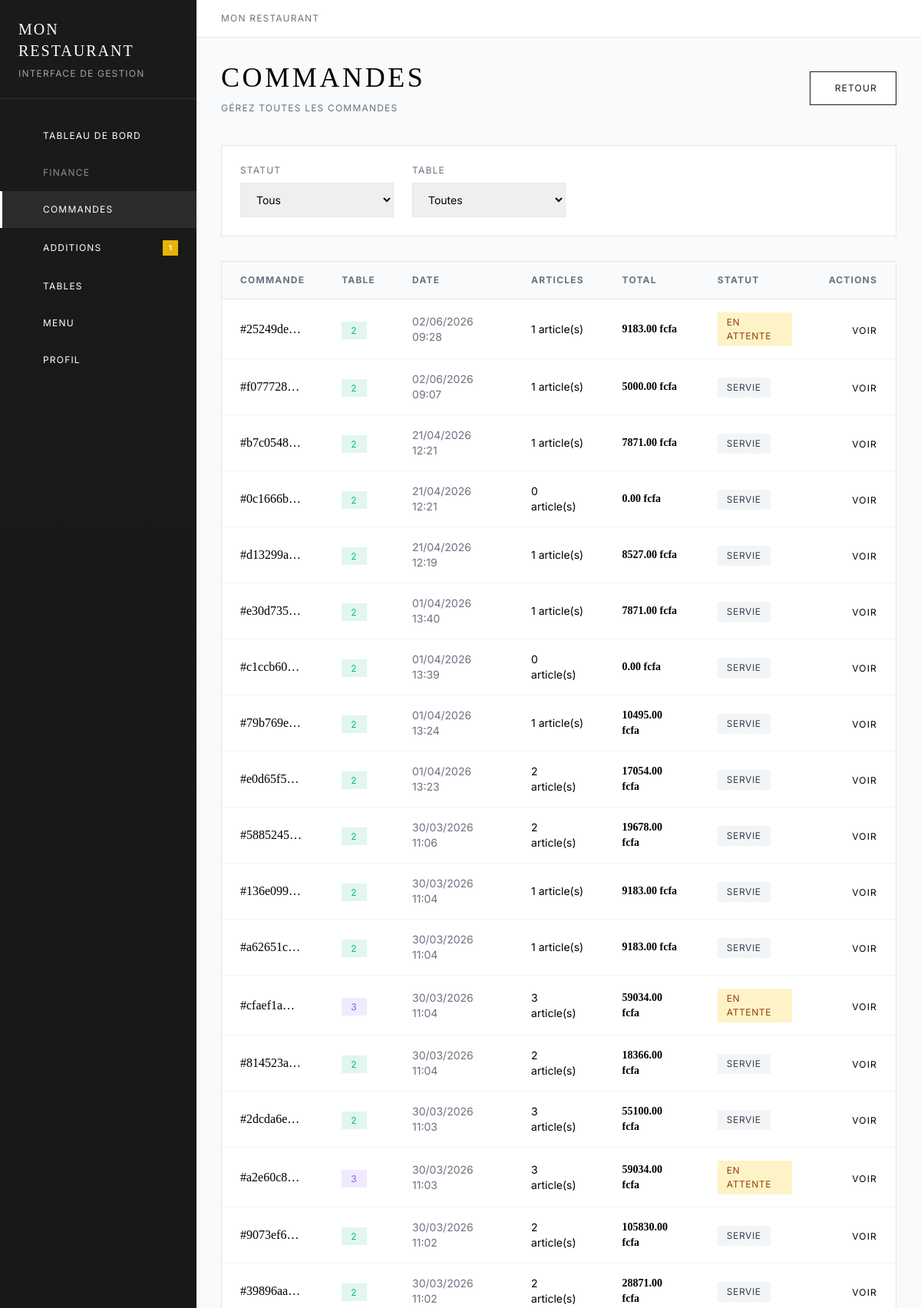
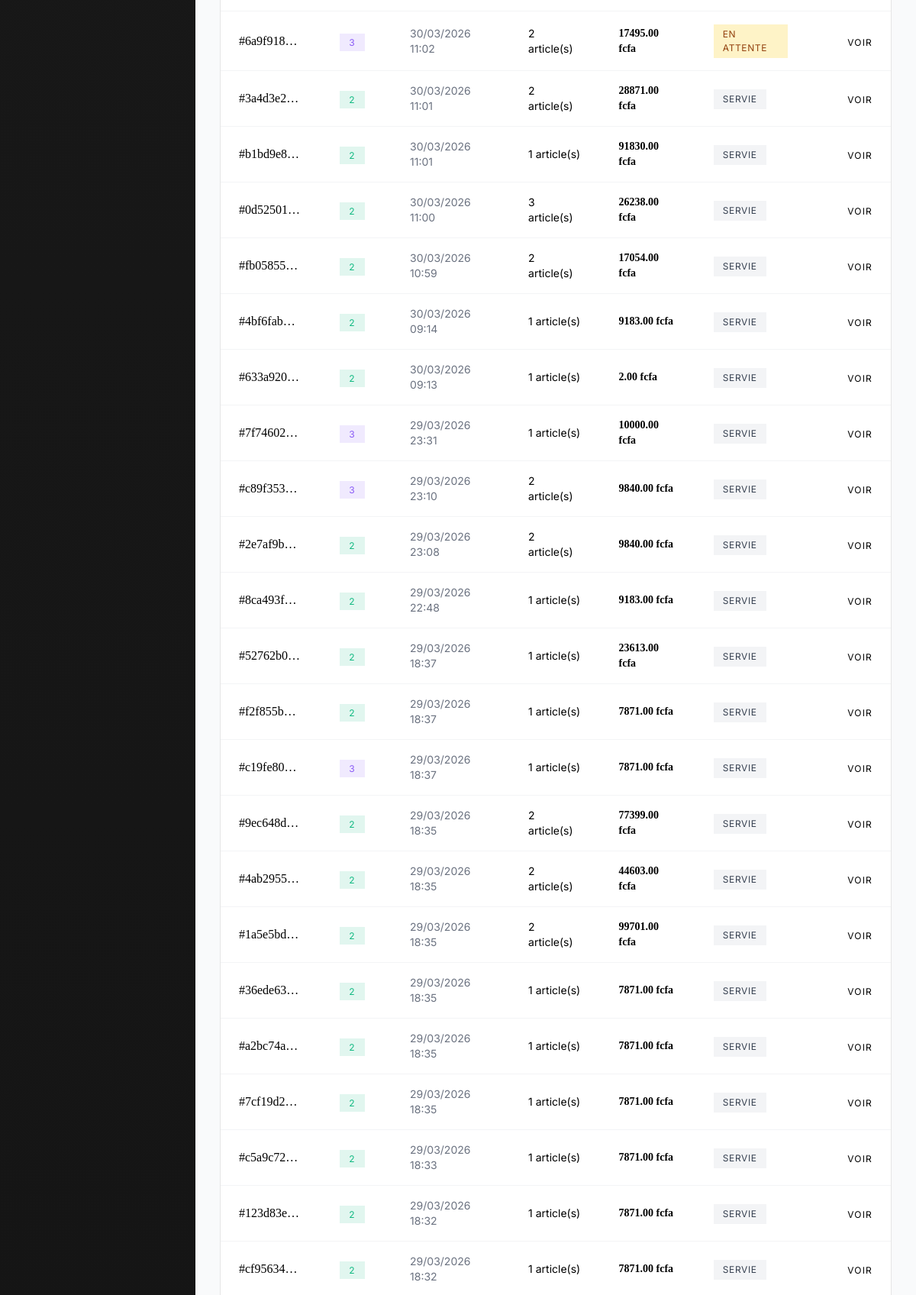
Screenshot of /staff/orders/ (signed in, upper part) with the database file from the repository (2 pictures, top to bottom).
### menu/models.py (models this page shows, shortened)
class Restaurant(models.Model):
    name = models.CharField(max_length=200, verbose_name="Nom du restaurant")
    slug = models.SlugField(unique=True, verbose_name="Identifiant URL")
    description = models.TextField(blank=True, verbose_name="Description")
    email = models.EmailField(blank=True, verbose_name="Email")
    phone = models.CharField(max_length=20, blank=True, verbose_name="Téléphone")
    website = models.URLField(blank=True, verbose_name="Site web")
    address = models.CharField(max_length=255, blank=True, verbose_name="Adresse")
    city = models.CharField(max_length=100, blank=True, verbose_name="Ville")
    postal_code = models.CharField(max_length=10, blank=True, verbose_name="Code postal")
    country = models.CharField(max_length=100, default="France", verbose_name="Pays")
    logo = models.ImageField(upload_to='restaurants/', blank=True, null=True, verbose_name="Logo")
    banner = models.ImageField(upload_to='restaurants/', blank=True, null=True, verbose_name="Bannière")
    primary_color = models.CharField(
        max_length=7,
        default="#3B82F6",
        verbose_name="Couleur principale",
        help_text="Couleur par défaut pour les tables"
    )
    CURRENCY_CHOICES = [
        ('XAF', 'FCFA - Franc CFA'),
        ('EUR', '€ - Euro'),
        ('USD', '$ - Dollar US'),
        ('XOF', 'CFA - Franc Ouest Africain'),
        ('GBP', '£ - Livre Sterling'),
        ('CHF', 'CHF - Franc Suisse'),
        ('CAD', 'C$ - Dollar Canadien'),
    ]
    currency = models.CharField(
        max_length=3,
        choices=CURRENCY_CHOICES,
        default='XAF',  # XAF par défaut
        verbose_name="Devise par défaut"
    )
    custom_exchange_rate = models.DecimalField(
        max_digits=10,
        decimal_places=4,
        default=1.0,
        verbose_name="Taux de conversion personnalisé",
        help_text="Taux par rapport à l'EUR (1 EUR = X devise)"
    )
    vat_enabled = models.BooleanField(
        default=True,
        verbose_name="Afficher la TVA"
    )
    vat_rate = models.DecimalField(
        max_digits=5,
        decimal_places=2,
        default=10.0,
        verbose_name="Taux de TVA (%)",
        help_text="Taux de TVA en pourcentage"
    )
    mompay_merchant_code = models.CharField(
        max_length=50,
        blank=True,
        verbose_name="Code marchand MomPay",
        help_text="Code marchand pour le paiement MomPay (laisser vide pour désactiver)"
    )
    mompay_enabled = models.BooleanField(
        default=False,
        verbose_name="Activer MomPay"
    )
    bill_notification_repeats = models.PositiveSmallIntegerField(
        default=1,
        verbose_name="Répétitions notification vocale",
        help_text="Nombre de fois que la notification vocale est répétée (1-5)"
    )
    voice_notifications_enabled = models.BooleanField(
        default=True,
        verbose_name="Activer notifications vocales"
    )
    is_active = models.BooleanField(default=True, verbose_name="Actif")
    created_at = models.DateTimeField(auto_now_add=True)
    updated_at = models.DateTimeField(auto_now=True)
    class Meta:
        verbose_name = "Restaurant"
        verbose_name_plural = "Restaurants"
        ordering = ['name']

class Order(models.Model):
    STATUS_CHOICES = [
        ('pending', 'En attente'),
        ('confirmed', 'Confirmée'),
        ('preparing', 'En préparation'),
        ('ready', 'Prête'),
        ('served', 'Servie'),
        ('cancelled', 'Annulée'),
    ]
    uuid = models.UUIDField(unique=True, default=uuid.uuid4, editable=False)
    table = models.ForeignKey(
        Table,
        related_name='orders',
        on_delete=models.CASCADE,
        verbose_name="Table"
    )
    status = models.CharField(
        max_length=20,
        choices=STATUS_CHOICES,
        default='pending',
        verbose_name="Statut"
    )
    total_price = models.DecimalField(
        max_digits=10,
        decimal_places=2,
        default=0,
        verbose_name="Prix total (€)"
    )
    notes = models.TextField(
        blank=True,
        verbose_name="Notes"
    )
    created_at = models.DateTimeField(auto_now_add=True)
    updated_at = models.DateTimeField(auto_now=True)
    served_at = models.DateTimeField(
        null=True,
        blank=True,
        verbose_name="Date de service"
    )
    bill_requested = models.BooleanField(
        default=False,
        verbose_name="Addition demandée"
    )
    bill_requested_at = models.DateTimeField(
        null=True,
        blank=True,
        verbose_name="Date demande addition"
    )
    class Meta:
        verbose_name = "Commande"
        verbose_name_plural = "Commandes"
        ordering = ['-created_at']

class Table(models.Model):
    restaurant = models.ForeignKey(
        Restaurant,
        related_name='tables',
        on_delete=models.CASCADE,
        verbose_name="Restaurant",
        null=True,
        blank=True
    )
    uuid = models.UUIDField(unique=True, default=uuid.uuid4, editable=False)
    name = models.CharField(max_length=50, verbose_name="Nom de la table")
    color = models.CharField(
        max_length=7,
        default="#3B82F6",
        verbose_name="Couleur",
        help_text="Couleur de la table (format hexadécimal, ex: #FF5733)"
    )
    capacity = models.PositiveSmallIntegerField(
        default=4,
        verbose_name="Capacité",
        help_text="Nombre de places"
    )
    is_active = models.BooleanField(default=True, verbose_name="Active")
    is_occupied = models.BooleanField(default=False, verbose_name="Occupée")
    created_at = models.DateTimeField(auto_now_add=True)
    updated_at = models.DateTimeField(auto_now=True)
    class Meta:
        verbose_name = "Table"
        verbose_name_plural = "Tables"
        ordering = ['name']
        indexes = [models.Index(fields=['restaurant', 'is_active'])]

### menu/views_staff.py (the view)
@login_required
def orders_list(request):
    restaurant = get_restaurant_for_user(request.user)
    if not restaurant:
        messages.error(request, "Aucun restaurant associé à votre compte.")
        return redirect('staff:login')
    status_filter = request.GET.get('status', 'all')
    table_filter = request.GET.get('table', 'all')
    orders = Order.objects.filter(table__restaurant=restaurant).select_related('table').order_by('-created_at')
    if status_filter != 'all':
        orders = orders.filter(status=status_filter)
    if table_filter != 'all':
        orders = orders.filter(table_id=table_filter)
    tables = Table.objects.filter(restaurant=restaurant, is_active=True)
    context = {
        'restaurant': restaurant,
        'orders': orders,
        'tables': tables,
        'status_filter': status_filter,
        'table_filter': table_filter,
        'status_choices': Order.STATUS_CHOICES,
    }
    return render(request, 'staff/orders_list.html', context)

### menu/templates/staff/orders_list.html (shortened to what this page needs)
{% extends 'staff/base.html' %}
{% block content %}
<div class="mb-10">
    <div class="flex items-center justify-between">
        <div>
            <h1 class="text-4xl font-serif uppercase tracking-widest">Commandes</h1>
            <p class="text-xs uppercase tracking-widest text-gray-500 mt-3">Gérez toutes les commandes</p>
        </div>
        <a href="{% url 'staff:dashboard' %}" class="btn-secondary">
            Retour
        </a>
    </div>
</div>
<div class="card p-6 mb-8">
    <form method="get" class="flex flex-wrap gap-6">
        <div>
            <label class="block text-xs uppercase tracking-widest text-gray-500 mb-2">Statut</label>
            <select name="status" onchange="this.form.submit()"
                    class="px-4 py-3 border border-gray-200 min-w-[200px] text-sm">
                <option value="all" {% if status_filter == 'all' %}selected{% endif %}>Tous</option>
            </select>
        </div>
        <div>
            <label class="block text-xs uppercase tracking-widest text-gray-500 mb-2">Table</label>
            <select name="table" onchange="this.form.submit()"
                    class="px-4 py-3 border border-gray-200 min-w-[200px] text-sm">
                <option value="all" {% if table_filter == 'all' %}selected{% endif %}>Toutes</option>
            </select>
        </div>
    </form>
</div>
<div class="card overflow-hidden">
    <table class="w-full">
        <thead class="bg-gray-50 border-b border-gray-200">
            <tr>
                <th class="px-6 py-4 text-left text-xs uppercase tracking-widest text-gray-500">Commande</th>
                <th class="px-6 py-4 text-left text-xs uppercase tracking-widest text-gray-500">Table</th>
                <th class="px-6 py-4 text-left text-xs uppercase tracking-widest text-gray-500">Date</th>
                <th class="px-6 py-4 text-left text-xs uppercase tracking-widest text-gray-500">Articles</th>
                <th class="px-6 py-4 text-left text-xs uppercase tracking-widest text-gray-500">Total</th>
                <th class="px-6 py-4 text-left text-xs uppercase tracking-widest text-gray-500">Statut</th>
                <th class="px-6 py-4 text-right text-xs uppercase tracking-widest text-gray-500">Actions</th>
            </tr>
        </thead>
        <tbody class="divide-y divide-gray-100">
            {% for order in orders %}
            <tr class="hover:bg-gray-50 transition-colors">
                <td class="px-6 py-4">
                    <p class="font-serif">#{{ order.uuid|truncatechars:8 }}</p>
                </td>
                <td class="px-6 py-4">
                    <span class="px-3 py-1 text-xs uppercase tracking-widest"
                          style="background-color: {{ order.table.color }}20; color: {{ order.table.color }};">
                        {{ order.table.name }}
                    </span>
                </td>
                <td class="px-6 py-4 text-sm text-gray-500">
                    {{ order.created_at|date:"d/m/Y H:i" }}
                </td>
                <td class="px-6 py-4 text-sm">
                    {{ order.items.count }} article(s)
                </td>
                <td class="px-6 py-4 text-sm font-serif font-semibold">
                    {{ order.total_price|floatformat:2 }} fcfa
                </td>
                <td class="px-6 py-4">
                    <span class="status-badge {% if order.status == 'pending' %}status-pending{% elif order.status == 'confirmed' %}status-confirmed{% elif order.status == 'preparing' %}status-preparing{% elif order.status == 'ready' %}status-ready{% elif order.status == 'served' %}status-served{% else %}status-cancelled{% endif %}">
                        {{ order.get_status_display }}
                    </span>
                </td>
                <td class="px-6 py-4 text-right">
                    <a href="{% url 'staff:order_detail' order.uuid %}"
                       class="text-xs uppercase tracking-widest hover:underline">
                        Voir
                    </a>
                </td>
            </tr>
            {% endfor %}
        </tbody>
    </table>
</div>
{% endblock %}

### menu/templates/staff/base.html (shortened to what this page needs)
<!DOCTYPE html>
<html lang="fr">
<head>
    <script src="https://cdn.tailwindcss.com"></script>
    <link href="https://cdn.jsdelivr.net/npm/remixicon@3.5.0/fonts/remixicon.css" rel="stylesheet">
</head>
<body class="bg-gray-50">
    {% if user.is_authenticated %}
    <aside class="sidebar fixed inset-y-0 left-0 w-64 text-white z-50">
        <div class="p-6 border-b border-white/10">
            <h1 class="text-xl font-serif tracking-widest uppercase">{{ restaurant.name|default:"Restaurant" }}</h1>
            <p class="text-xs uppercase tracking-widest text-gray-400 mt-2">Interface de gestion</p>
        </div>
        <nav class="mt-6">
            <a href="{% url 'staff:dashboard' %}"
               class="sidebar-link flex items-center gap-3 px-6 py-4 {% if request.resolver_match.url_name == 'dashboard' %}active{% endif %}">
                <span class="text-xs uppercase tracking-widest">Tableau de bord</span>
            </a>
            <a href="{% url 'staff:finance' %}"
               class="sidebar-link flex items-center gap-3 px-6 py-4 {% if 'finance' in request.resolver_match.url_name %}active{% endif %} opacity-50 cursor-not-allowed"
               onclick="event.preventDefault(); showComingSoon();">
                <span class="text-xs uppercase tracking-widest">Finance</span>
            </a>
            <a href="{% url 'staff:orders_list' %}"
               class="sidebar-link flex items-center gap-3 px-6 py-4 {% if 'order' in request.resolver_match.url_name %}active{% endif %}">
                <span class="text-xs uppercase tracking-widest">Commandes</span>
            </a>
            <a href="{% url 'staff:bills_list' %}"
               class="sidebar-link flex items-center gap-3 px-6 py-4 {% if request.resolver_match.url_name == 'bills_list' %}active{% endif %}">
                <span class="text-xs uppercase tracking-widest">Additions</span>
                {% if pending_bills > 0 %}
                <span class="ml-auto w-5 h-5 flex items-center justify-center bg-yellow-500 text-white text-[9px] font-bold rounded-full">{{ pending_bills }}</span>
                {% endif %}
            </a>
            <a href="{% url 'staff:tables_list' %}"
               class="sidebar-link flex items-center gap-3 px-6 py-4 {% if 'table' in request.resolver_match.url_name %}active{% endif %}">
                <span class="text-xs uppercase tracking-widest">Tables</span>
            </a>
            <a href="{% url 'staff:menu_items' %}"
               class="sidebar-link flex items-center gap-3 px-6 py-4 {% if 'menu' in request.resolver_match.url_name %}active{% endif %}">
                <span class="text-xs uppercase tracking-widest">Menu</span>
            </a>
            <a href="{% url 'staff:profile' %}"
               class="sidebar-link flex items-center gap-3 px-6 py-4 {% if request.resolver_match.url_name == 'profile' %}active{% endif %}">
                <span class="text-xs uppercase tracking-widest">Profil</span>
            </a>
        </nav>
    </aside>
    <main class="ml-64 min-h-screen">
        <div class="bg-white border-b border-gray-200 px-8 py-4">
            <div class="flex items-center justify-between">
                <div>
                    <p class="text-xs uppercase tracking-widest text-gray-500">{{ restaurant.name|default:"Restaurant" }}</p>
                </div>
            </div>
        </div>
        <div class="p-8">
            {% block content %}{% endblock %}
        </div>
    </main>
    {% else %}
    <main class="min-h-screen flex items-center justify-center p-4 bg-gradient-to-br from-gray-900 to-gray-800">
        {% block login_content %}{% endblock %}
    </main>
    {% endif %}
</body>
</html>

### rows the page displays
Restaurant: name "MON RESTAURANT"
Order: uuid "25249de…", table.name "2", created_at "02/06/2026 09:28", items.count "1", total_price "9183.00", status "EN ATTENTE"
Order: uuid "f077728…", table.name "2", created_at "02/06/2026 09:07", items.count "1", total_price "5000.00", status "SERVIE"
Order: uuid "b7c0548…", table.name "2", created_at "21/04/2026 12:21", items.count "1", total_price "7871.00", status "SERVIE"
Order: uuid "0c1666b…", table.name "2", created_at "21/04/2026 12:21", items.count "0", total_price "0.00", status "SERVIE"
Order: uuid "d13299a…", table.name "2", created_at "21/04/2026 12:19", items.count "1", total_price "8527.00", status "SERVIE"
Order: uuid "e30d735…", table.name "2", created_at "01/04/2026 13:40", items.count "1", total_price "7871.00", status "SERVIE"
Order: uuid "c1ccb60…", table.name "2", created_at "01/04/2026 13:39", items.count "0", total_price "0.00", status "SERVIE"
Order: uuid "79b769e…", table.name "2", created_at "01/04/2026 13:24", items.count "1", total_price "10495.00", status "SERVIE"
Order: uuid "e0d65f5…", table.name "2", created_at "01/04/2026 13:23", items.count "2", total_price "17054.00", status "SERVIE"
Order: uuid "5885245…", table.name "2", created_at "30/03/2026 11:06", items.count "2", total_price "19678.00", status "SERVIE"
Order: uuid "136e099…", table.name "2", created_at "30/03/2026 11:04", items.count "1", total_price "9183.00", status "SERVIE"
Order: uuid "a62651c…", table.name "2", created_at "30/03/2026 11:04", items.count "1", total_price "9183.00", status "SERVIE"
Order: uuid "cfaef1a…", table.name "3", created_at "30/03/2026 11:04", items.count "3", total_price "59034.00", status "EN ATTENTE"
Order: uuid "814523a…", table.name "2", created_at "30/03/2026 11:04", items.count "2", total_price "18366.00", status "SERVIE"
Order: uuid "2dcda6e…", table.name "2", created_at "30/03/2026 11:03", items.count "3", total_price "55100.00", status "SERVIE"
Order: uuid "a2e60c8…", table.name "3", created_at "30/03/2026 11:03", items.count "3", total_price "59034.00", status "EN ATTENTE"
Order: uuid "9073ef6…", table.name "2", created_at "30/03/2026 11:02", items.count "2", total_price "105830.00", status "SERVIE"
Order: uuid "39896aa…", table.name "2", created_at "30/03/2026 11:02", items.count "2", total_price "28871.00", status "SERVIE"
Order: uuid "6a9f918…", table.name "3", created_at "30/03/2026 11:02", items.count "2", total_price "17495.00", status "EN ATTENTE"
Order: uuid "3a4d3e2…", table.name "2", created_at "30/03/2026 11:01", items.count "2", total_price "28871.00", status "SERVIE"
Order: uuid "b1bd9e8…", table.name "2", created_at "30/03/2026 11:01", items.count "1", total_price "91830.00", status "SERVIE"
Order: uuid "0d52501…", table.name "2", created_at "30/03/2026 11:00", items.count "3", total_price "26238.00", status "SERVIE"
Order: uuid "fb05855…", table.name "2", created_at "30/03/2026 10:59", items.count "2", total_price "17054.00", status "SERVIE"
Order: uuid "4bf6fab…", table.name "2", created_at "30/03/2026 09:14", items.count "1", total_price "9183.00", status "SERVIE"
Order: uuid "633a920…", table.name "2", created_at "30/03/2026 09:13", items.count "1", total_price "2.00", status "SERVIE"
Order: uuid "7f74602…", table.name "3", created_at "29/03/2026 23:31", items.count "1", total_price "10000.00", status "SERVIE"
Order: uuid "c89f353…", table.name "3", created_at "29/03/2026 23:10", items.count "2", total_price "9840.00", status "SERVIE"
Order: uuid "2e7af9b…", table.name "2", created_at "29/03/2026 23:08", items.count "2", total_price "9840.00", status "SERVIE"
Order: uuid "8ca493f…", table.name "2", created_at "29/03/2026 22:48", items.count "1", total_price "9183.00", status "SERVIE"
Order: uuid "52762b0…", table.name "2", created_at "29/03/2026 18:37", items.count "1", total_price "23613.00", status "SERVIE"
Order: uuid "f2f855b…", table.name "2", created_at "29/03/2026 18:37", items.count "1", total_price "7871.00", status "SERVIE"
Order: uuid "c19fe80…", table.name "3", created_at "29/03/2026 18:37", items.count "1", total_price "7871.00", status "SERVIE"
Order: uuid "9ec648d…", table.name "2", created_at "29/03/2026 18:35", items.count "2", total_price "77399.00", status "SERVIE"
Order: uuid "4ab2955…", table.name "2", created_at "29/03/2026 18:35", items.count "2", total_price "44603.00", status "SERVIE"
Order: uuid "1a5e5bd…", table.name "2", created_at "29/03/2026 18:35", items.count "2", total_price "99701.00", status "SERVIE"
Order: uuid "36ede63…", table.name "2", created_at "29/03/2026 18:35", items.count "1", total_price "7871.00", status "SERVIE"
Order: uuid "a2bc74a…", table.name "2", created_at "29/03/2026 18:35", items.count "1", total_price "7871.00", status "SERVIE"
Order: uuid "7cf19d2…", table.name "2", created_at "29/03/2026 18:35", items.count "1", total_price "7871.00", status "SERVIE"
Order: uuid "c5a9c72…", table.name "2", created_at "29/03/2026 18:33", items.count "1", total_price "7871.00", status "SERVIE"
Order: uuid "123d83e…", table.name "2", created_at "29/03/2026 18:32", items.count "1", total_price "7871.00", status "SERVIE"
Order: uuid "cf95634…", table.name "2", created_at "29/03/2026 18:32", items.count "1", total_price "7871.00", status "SERVIE"

### other values shown
{{ pending_bills }} "1"
